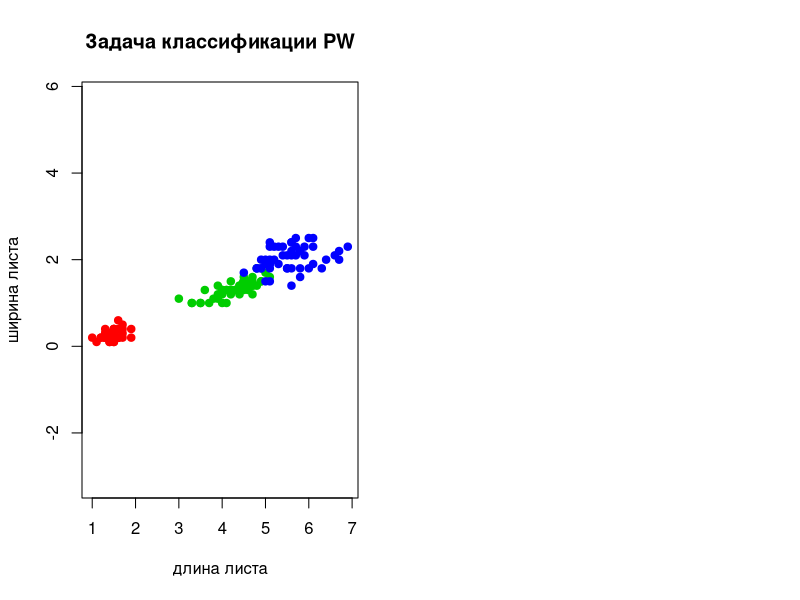

Write the R code that produced this figure. (Note: a time limit stopped this script after it produced the figure.)
#	Решение задачи классификации методом PW

euclidean_distance <- function(u, v){
  #	функция расстояния
  
  sqrt(sum((u - v)^2)) 
}


get_dist <- function(xl, z, metric_function = euclidean_distance){
  #	растояние
  
  l <- nrow(xl)	# размерность выборки по строкам     
  n <- ncol(xl) - 1 	# размерность выборки по столбцам
  distances <- rep(0,l) 
  
  for (i in 1:l)  
  {         
    distances[i] <- metric_function(xl[i, 1:n], z)	# расстояние от каждой точки до классифицируемой
  }  
  
  return (distances);
}


# Функции ядер

ker_gaus <- function(r){
  # гауссовское
  (2*pi)^(-0.5)*exp(-0.5*(r^2))
}

ker_rec <- function(r){
  # прямоугольное
  (0.5)*(abs(r)<= 1)
}

ker_triangle <- function(r){
  # треугольное
  (1-abs(r))*(abs(r) <= 1)
}

ker_kvar <- function(r){
  # квартическое
  (15/16)*(1-r^2)^2*(abs(r) <= 1)
}

ker_epanech <- function(r){
  # епанечниково
  (3/4)*(1-r^2)*(abs(r) <= 1)
}

pw <- function(distances, h, xl, ker_function) {	  
  #	возвращает класс объекта чаще всего встречающейся
  
  n <- ncol(xl)
  classes <- xl[,n] 
  table <- table(classes)
  table[1:length(table) ] <- 0
  for(i in 1:nrow(xl)){
    r <- distances[i]/h
    class_i <- xl[i,n]
    table[class_i] = table[class_i] + ker_function(r) 
  }
  if(max(table) != 0){
    class <- names(which.max(table)) 
    return (class)	  
  }
  return (0)
}


loo <- function(xl, ker_function) {
  #	функция возвращает массив средних ошибок
  
  l <- nrow(xl)
  n <- ncol(xl)
  value_h <- seq(0.1, 2, 0.1)
  Sum <- rep(0, length(value_h))
  for (i in 1:l){
    z <- xl[i, 1 : (n-1)]
    xl1 <- xl[-i,]
    distances <- get_dist(xl1, z)
    cnt <- 1
    for(h in value_h){
      class <- pw(distances, h, xl1, ker_function)	
      if(xl[i, n] != class || class == 0) 
        Sum[cnt] <- Sum[cnt] + 1/l 	
      cnt <- cnt +1  
    }
  }
  return(Sum)
}


optimal <- function(loo){
  #	записывает в k индекс минимального значения массива
  h <- which.min(loo)
  return(h/10)
}


grafic <- function(xl, h, Sumerror, ker_function){
  par(mfrow = c(1, 2)) # рисуем график kwnn и loo вместе 
  
  colors <- c("setosa" = "red", "versicolor" = "green3", "virginica" = "blue") 
  plot(iris[ , 3:4], pch = 21, bg = colors[iris$Species], col = colors[iris$Species], main = "Задача классификации PW", xlab = "длина листа", ylab = "ширина листа", asp = 1) 
  
  OY<-c(seq(0.0, 3.0, 0.1)) # от 0 до 3 с шагом 0.1
  OX<-c(seq(0.0, 7.0, 0.1))
  
  for(i in OX){
    for(j in OY){
      z <- c(i, j)		
      distances <- get_dist(xl, z)
      class <- pw(distances, h, xl, ker_function)
      if(class != 0)
        points(z[1], z[2], pch = 22, col = colors[class], asp = 1) 
    }
  }
  
  h_int <- h*10
  plot(Sumerror, type = "l", bg = "blue", col = "blue",  main = "График зависимости LOO от h", xlab = "значение h", ylab = "значение LOO")
  points(h_int, Sumerror[which.min(Sumerror)], pch = 21, col = "red", bg = "red")
  txt <- paste("h = ", h, "\n", "Loo =", round(Sumerror[which.min(Sumerror)], 3))
  text(h_int, Sumerror[which.min(Sumerror)], labels = txt, pos = 3)
  
}

main <- function(ker_function){
  xl <- iris[ ,3:5] # выборка
  Sumerror <- loo(xl, ker_function)
  h <- optimal(Sumerror)
  grafic(xl, h, Sumerror, ker_function)
}

main(ker_triangle)
